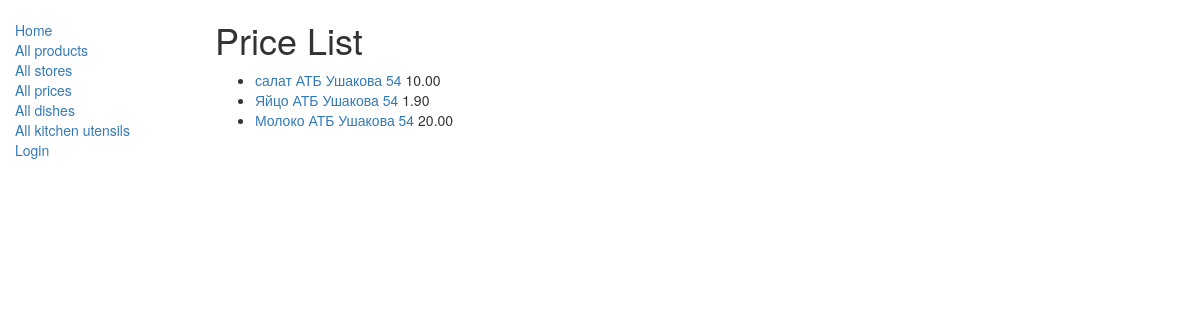
/catalog/prices/, run on an earlier commit of the app's database.
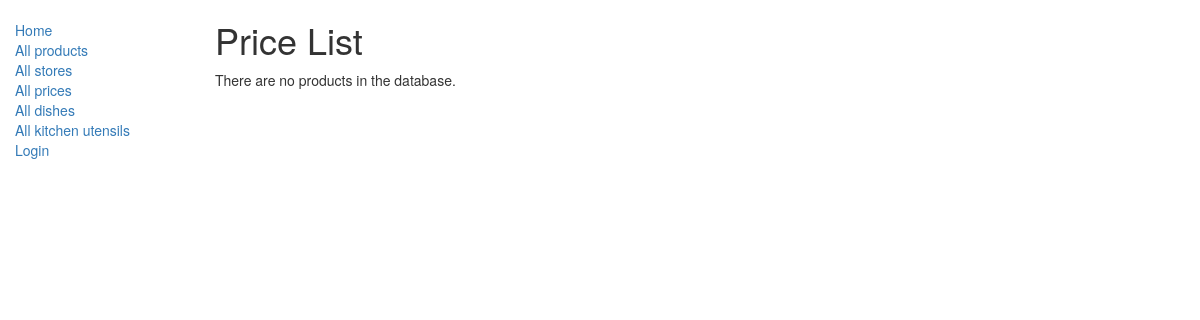
And on a later commit of the database.
### catalog/models.py (models this page shows, shortened)
class Price(models.Model):
    store = models.ForeignKey('Store', on_delete=models.CASCADE)
    product = models.ForeignKey('Product', on_delete=models.CASCADE)
    price = models.DecimalField(max_digits=10, decimal_places=2)
    who_added = models.ForeignKey(User, on_delete=models.CASCADE, related_name='who_added_to_price_type')

class Product(models.Model):
    name = models.CharField(max_length=200, help_text="Enter a product name")
    favorite = models.ManyToManyField(User, blank=True, related_name='favorite_product_type')
    who_added = models.ForeignKey(User, on_delete=models.CASCADE, related_name='who_added_to_product_type')
    proteins_in_100_g = models.FloatField()
    proteins_in_100_g_including_animals = models.FloatField()
    fat_in_100_g = models.FloatField()
    fat_in_100_g_including_animals = models.FloatField()
    digestible_carbohydrates_in_100_g = models.FloatField()
    digestible_carbohydrates_in_100_g_including_mono_and_disaccharides = models.FloatField()
    dietary_fiber_in_100_g = models.FloatField()
    dietary_fiber_in_100_g_including_fiber_and_pectin = models.FloatField()
    polyunsaturated_acid = models.FloatField()
    saturated_acid = models.FloatField()
    monounsaturated_acid = models.FloatField()
    calcium_in_100_g_in_mg = models.FloatField()
    phosphorus_in_100_g_in_mg = models.FloatField()
    magnesium_in_100_g_in_mg = models.FloatField()
    potassium_in_100_g_in_mg = models.FloatField()
    sodium_in_100_g_in_mg = models.FloatField()
    chlorine_in_100_g_in_mg = models.FloatField()
    sulfur_in_100_g_in_mg = models.FloatField()
    iron_in_100_g_in_mg = models.FloatField()
    zinc_in_100_g_in_mg = models.FloatField()
    iodine_in_100_g_in_mg = models.FloatField()
    fluorine_in_100_g_in_mg = models.FloatField()
    thiamine_vitamin_B1_in_100_g_in_mg = models.FloatField()
    riboflavin_vitamin_B2_in_100_g_in_mg = models.FloatField()
    pyridoxine_vitamin_B6_in_100_g_in_mg = models.FloatField()
    pantothenic_acid_vitamin_B3_in_100_g_in_mg = models.FloatField()
    folacin_acid_vitamin_B9_in_100_g_in_mcg = models.FloatField()
    cobalamin_acid_vitamin_B12_in_100_g_in_mcg = models.FloatField()
    niacin_vitamin_PP_in_100_g_in_mg = models.FloatField()
    ascorbic_acid_vitamin_C_in_100_g_in_mg = models.FloatField()
    retinol_vitamin_A_in_100_g_in_mcg = models.FloatField()
    tocopherol_vitamin_E_in_100_g_in_mg = models.FloatField()
    cholecalciferol_vitamin_D_in_100_g_in_mcg = models.FloatField()
    energy_value_in_kcal = models.FloatField()
    def get_absolute_url(self):
        return reverse('product-detail', args=[str(self.id)])

class Store(models.Model):
    name = models.CharField(max_length=50, help_text="Enter a store name")
    street = models.CharField(max_length=255, null=True)
    city = models.CharField(max_length=255, null=True)
    country = models.CharField(max_length=255, null=True)
    location = PlainLocationField(based_fields=['country', 'city', 'street'], zoom=7, null=True)
    who_added = models.ForeignKey(User, on_delete=models.CASCADE, related_name='who_added_to_store_type')
    def __str__(self):
        return self.name
    def get_absolute_url(self):
        return reverse('store-detail', args=[str(self.id)])

### catalog/views.py (the view)
class PriceListView(generic.ListView):
    model = Price
    paginate_by = 20

### catalog/templates/catalog/price_list.html
{% extends "base_generic.html" %}
{% block content %}
    <h1>Price List</h1>
    {% if price_list %}
    <ul>
      {% for price in price_list %}
      <li>
        <a href="{{ price.product.get_absolute_url }}">{{ price.product.name }}</a><a href="{{ price.store.get_absolute_url }}"> {{ price.store }} {{ price.store.location }}</a> {{ price.price }}
      </li>
      {% endfor %}
    </ul>
    {% else %}
      <p>There are no products in the database.</p>
    {% endif %}
{% endblock %}

### catalog/templates/base_generic.html (shortened to what this page needs)
<!DOCTYPE html>
<html lang="en">
<head>
    <link rel="stylesheet" href="https://maxcdn.bootstrapcdn.com/bootstrap/3.3.7/css/bootstrap.min.css">
    {% load static %}
    <link rel="stylesheet" href="{% static 'css/styles.css'%}">
</head>
<body>
    <div class="container-fluid">
        <div class="row">
            <div class="col-sm-2">
            {% block sidebar %}
            <ul class="sidebar-nav">
                <li><a href="{% url 'index'%}">Home</a></li>
                <li><a href="{% url 'products' %}">All products</a></li>
                <li><a href="{% url 'stores' %}">All stores</a></li>
                <li><a href="{% url 'prices' %}">All prices</a></li>
                <li><a href="{% url 'dishes' %}">All dishes</a></li>
                <li><a href="{% url 'kitchen_utensils' %}">All kitchen utensils</a></li>
                {% if user.is_authenticated %}
                <br>
                    <li>User: {{ user.get_username }}</li>
                    <li><a href="{% url 'edit' user.profile.id %}">Edit profile</a> </li>
                <br>
                    <li><a href="{% url 'my-favorite-products' %}">My Favorite products</a> </li>
                    <li><a href="{% url 'my-favorite-dishes' %}">My Favorite dishes</a> </li>
                    <br>
                    <li><a href="{% url 'product_create' %}">Create product</a> </li>
                    <li><a href="{% url 'store_create' %}">Create store</a> </li>
                    <li><a href="{% url 'price_create' %}">Create price</a> </li>
                    <br>
                    <li><a href="{% url 'my-products' %}">My products</a></li>
                    <li><a href="{% url 'my-stores' %}">My stores</a></li>
                    <li><a href="{% url 'my-prices' %}">My prices</a></li>
                    <br>
                    <li><a href="{% url 'dish_create' %}">Create dish</a></li>
                    <li><a href="{% url 'kitchen_utensil_create' %}">Create kitchen utensil</a></li>
                    <br>
                    <li><a href="{% url 'my-dishes' %}">My dishes</a> </li>
                    <li><a href="{% url 'my-kitchen-utensils' %}">My kitchen utensils</a> </li>
                    <br>
                    <li><a href="{% url 'logout'%}?next={{request.path}}">Logout</a></li>
                {% else %}
                    <li><a href="{% url 'login'%}?next={{request.path}}">Login</a></li>
                {% endif %}
            </ul>
            {% endblock %}
            </div>
            <div class="col-sm-10">
            {% block content %}{% endblock %}
            </div>
        </div>
    </div>
</body>
</html>

### catalog/static/css/styles.css (style rules this page uses)
.sidebar-nav { margin-top: 20px; padding: 0; list-style: none; }

What changed in the data, as far as the page shows it:
removed Price: product.name "салат", store "АТБ", store.location "Ушакова 54", price "10.00"
removed Price: product.name "Яйцо", store "АТБ", store.location "Ушакова 54", price "1.90"
removed Price: product.name "Молоко", store "АТБ", store.location "Ушакова 54", price "20.00"
Also different on the page:
text now shown: "There are no products in the database."
